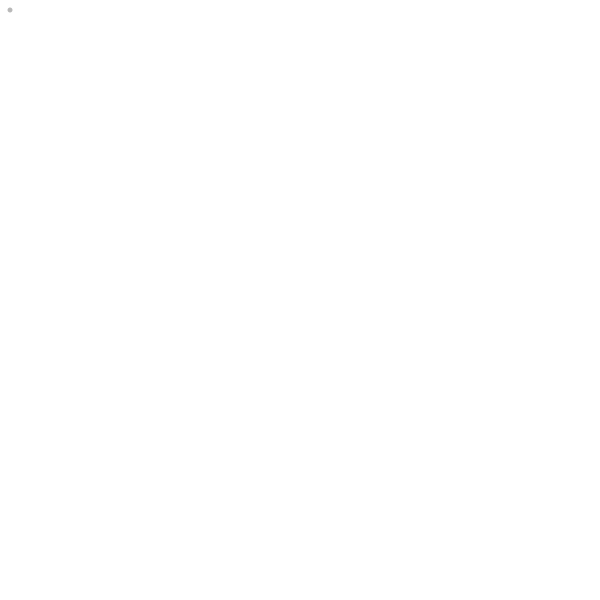
Frame 1 (no input)
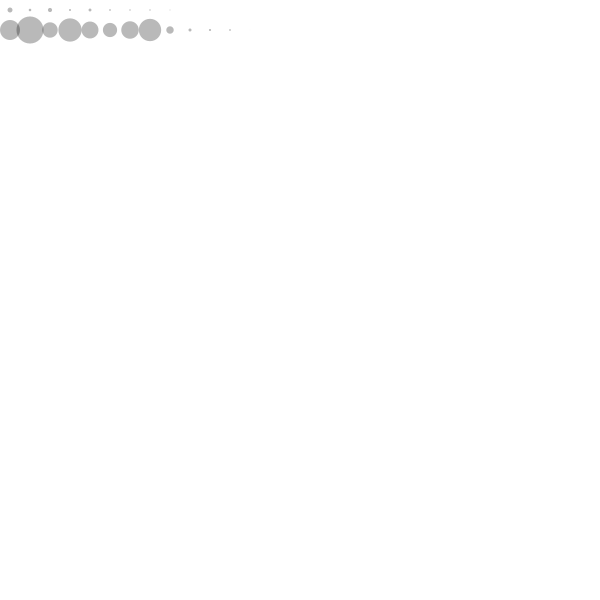
Frame 60 (the mouse pressed at the canvas centre just before this capture)
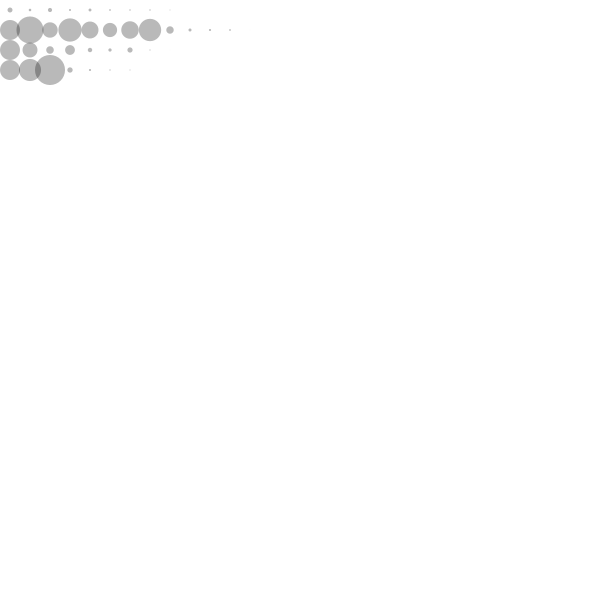
Frame 120 (the mouse held since frame 60 and released just before this capture)

The Processing sketch that drew these frames (run headless with seeded random() and noise(); from frame 60 on, the mouse is pressed at the canvas centre):

// Processing sketch: processing_32030
// ── processing_32030.pde

//import processing.pdf.*;

float x = 10;
float y = 10;
float diam = 05;
float h = random(10-255);

//int counter = 0;

void setup()

{ 

 //size (600, 600, PDF, "final8.pdf");
 size(600, 600);
 background (255);
 smooth();
 frameRate(200);
// noLoop();
 
}

void draw ()

{

  //while (counter < 1000) {
  noStroke();
  fill(0,0,0, 70);
  ellipse (x, y, diam, diam);
  //endRecord ();
 
  diam = diam * random(0.1,1.7);
   
   x = x + 20;
   
   if(x > 600){
     y = y+20;
     x = 10;
     diam = 20;
 
   }
   
  // counter = counter + 1;
   //while (y > 600);
   
//ellipse (x, y, 20, 20);
   //y = y + 20;
//}

//println("ALL DONE");
//exit();

}
